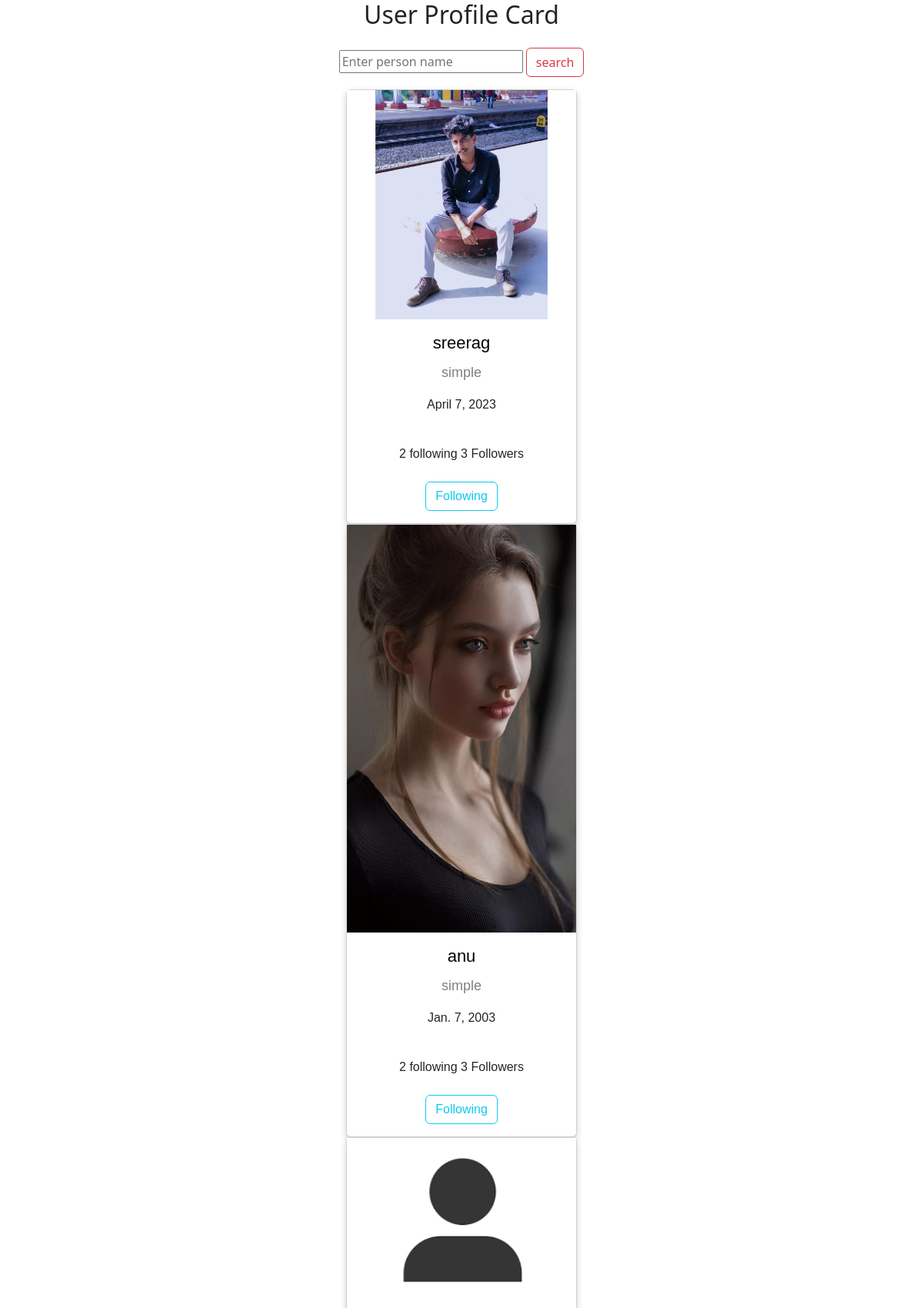
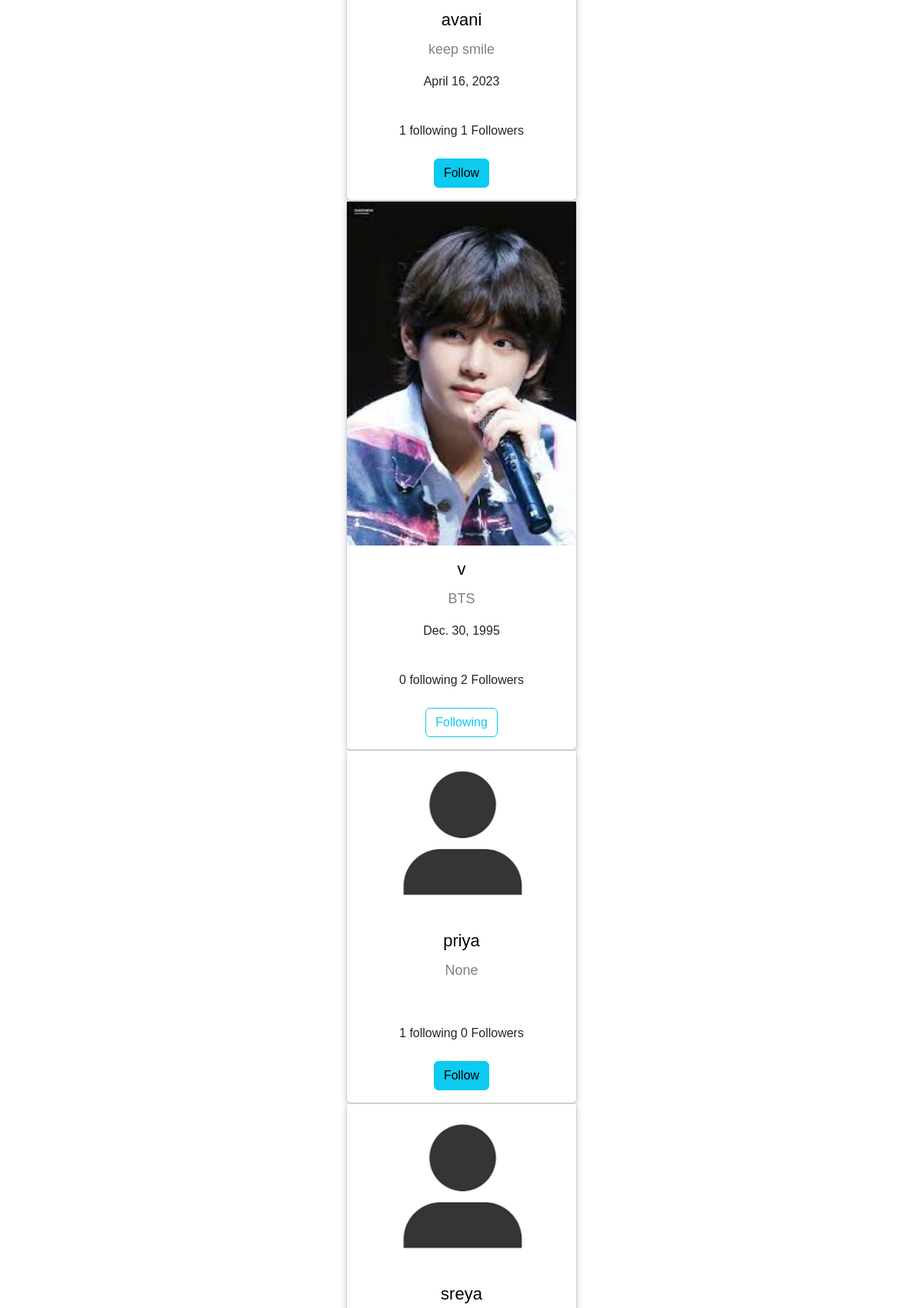
Screenshot of /profiles/all/ (signed in, upper part) with the database file from the repository (2 pictures, top to bottom).
### myapp/models.py (models this page shows, shortened)
class UserProfile(models.Model):
    user=models.OneToOneField(User,on_delete=models.CASCADE,related_name="profile")
    profile_pic=models.ImageField(upload_to="profilepics",blank=True,default="/profilepics/default.jpg")
    bio=models.CharField(max_length=200,null=True)
    address=models.CharField(max_length=200,null=True)
    dob=models.DateTimeField(null=True)
    following=models.ManyToManyField("self",related_name="followed_by",symmetrical=False)
    created_date=models.DateTimeField(auto_now_add=True)
    cover_pic=models.ImageField(upload_to="coverpic",blank=True,default="/profilepics/cover.jpg")
    def __str__(self):
        return self.user.username

### myapp/views.py (the view, shortened to what this page needs)
# urls.py: path('profiles/all/',views.ProfileListView.as_view(),name='profile-list'),
@method_decorator(sign_required,name='dispatch')
class ProfileListView(ListView):
    model=UserProfile
    template_name="profile-list.html"
    context_object_name="profiles"
    def get_queryset(self):
        return UserProfile.objects.exclude(user=self.request.user)

### myapp/views.py (called while the page is built)
def sign_required(fn):
    def wrapper(request,*args,**kwargs):
        if not request.user.is_authenticated:
            messages.error(request,'Please Login')
            return redirect('login')
        return fn(request,*args,**kwargs)
    return wrapper

### myapp/templates/profile-list.html (shortened to what this page needs)
<!DOCTYPE html>
<html>
<head>
  <link href="https://cdn.jsdelivr.net/npm/bootstrap@5.3.0-alpha3/dist/css/bootstrap.min.css" rel="stylesheet">
<link rel="stylesheet" href="https://cdnjs.cloudflare.com/ajax/libs/font-awesome/4.7.0/css/font-awesome.min.css">
</head>
<body>
<h2 style="text-align:center">User Profile Card</h2>
<form action="" method="post">
 <div class="text-center pt-3 pb-3"><input type="text" name="username" placeholder="Enter person name">
  <input type="submit" value="search" class="btn btn-outline-danger"></div>
</form>
{%for profile in profiles%}
<div class="card">
  <img src="{{profile.profile_pic.url}}" alt="John" style="width:100%">
  <h1><a href="{%url 'profile-detail' profile.id%}">{{profile}}</a></h1>
  <p class="title">{{profile.bio}}</p>
  <p>{{profile.dob | date}}</p>
  <div style="margin: 24px 0;">
    {{profile.following.all | length}} following
    {{profile.followed_by.all | length}} Followers
  </div>
  <p>
  {%if request.user.profile in profile.followed_by.all%}
  <a href="{%url 'unfollow' profile.id%}" class="btn btn-outline-info">Following</a>
  {%else%}
  <a href="{%url 'follow' profile.id%}" class="btn btn-info">Follow</a>
  {%endif%}
</p>
</div>
{%endfor%}
</body>
</html>

### myapp/templates/profile-list.html (style rules this page uses)
.card { box-shadow: 0 4px 8px 0 rgba(0, 0, 0, 0.2); max-width: 300px; margin: auto; text-align: center; font-family: arial; }
.title { color: grey; font-size: 18px; }
a { text-decoration: none; font-size: 22px; color: black; }

### rows the page displays
UserProfile: profile_pic (picture), user.username "sreerag", bio "simple", dob "April 7, 2023", following.all|length "2", followed_by.all|length "3", shows "Following"
UserProfile: profile_pic (picture), user.username "anu", bio "simple", dob "Jan. 7, 2003", following.all|length "2", followed_by.all|length "3", shows "Following"
UserProfile: profile_pic (placeholder picture), user.username "avani", bio "keep smile", dob "April 16, 2023", following.all|length "1", followed_by.all|length "1", shows "Follow"
UserProfile: profile_pic (picture), user.username "v", bio "BTS", dob "Dec. 30, 1995", following.all|length "0", followed_by.all|length "2", shows "Following"
UserProfile: profile_pic (placeholder picture), user.username "priya", bio "None", following.all|length "1", followed_by.all|length "0", shows "Follow"
UserProfile: profile_pic (placeholder picture), user.username "sreya"
